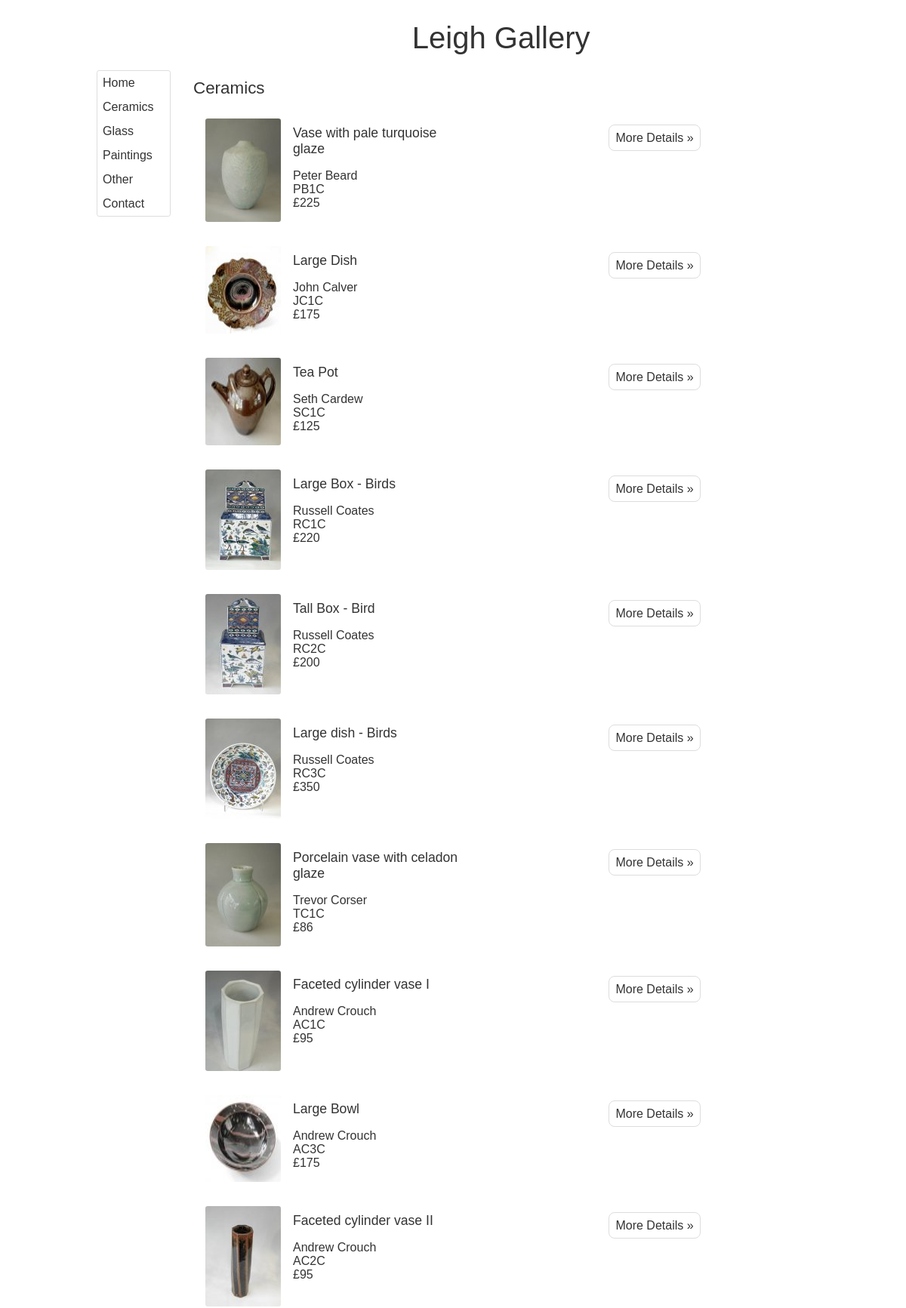
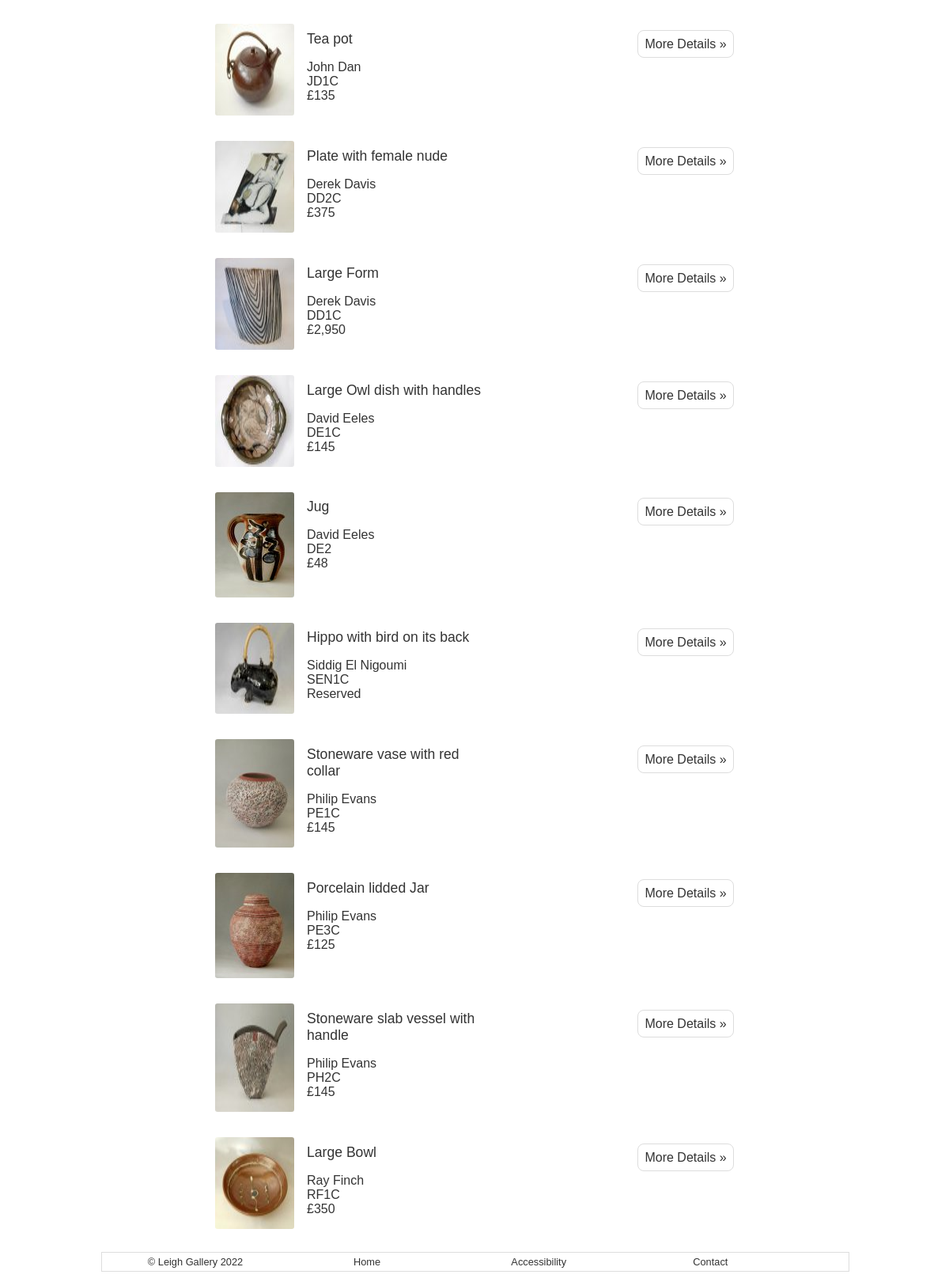
Page /art-gallery-hastings/ceramics/index.php on the committed database (2 pictures, top to bottom).
### tables this page shows
CREATE TABLE `product` (
  `product_id` int(5) NOT NULL,
  `product_name` varchar(255) NOT NULL DEFAULT '',
  `product_desc` longtext NOT NULL,
  `product_artist_no` int(5) NOT NULL DEFAULT '0',
  `product_price` varchar(50) NOT NULL DEFAULT '',
  `product_type_no` int(5) NOT NULL DEFAULT '0',
  `product_pic` varchar(50) NOT NULL DEFAULT '',
  `product_star` char(1) NOT NULL DEFAULT '',
  `product_ref` varchar(15) NOT NULL DEFAULT ''
);

CREATE TABLE `pic` (
  `pic_id` int(11) NOT NULL,
  `pic_product_no` int(11) NOT NULL,
  `pic_name` varchar(255) NOT NULL,
  `pic_x` int(5) NOT NULL,
  `pic_y` int(5) NOT NULL,
  `pic_star` int(1) NOT NULL DEFAULT '0',
  `pic_order` int(1) NOT NULL DEFAULT '0'
);

CREATE TABLE `artist_new` (
  `artist_id` int(5) NOT NULL,
  `artist_name` varchar(255) NOT NULL DEFAULT '',
  `artist_surname` varchar(255) NOT NULL,
  `artist_desc` longtext NOT NULL,
  `artist_home` int(1) NOT NULL DEFAULT '0'
);

### art-gallery-hastings/ceramics/index.php (called while the page is built, shortened)
<?php
include '../../includes/conn/conngrunt_front.php';
$strPageName = "Ceramics";
$intCategory = 8;
include '../../includes/php/content.php';

### includes/conn/conngrunt_front.php (called while the page is built, shortened)
<?php
isset($_REQUEST['limit']) ? $intLimit = (($_REQUEST['limit'])):$intLimit=20;
?>

### includes/php/content.php (the view, shortened to what this page needs)
<?php
if (!isset($intOffset)) {$intOffset = 0; }
$sqlProd = "SELECT (
				SELECT COUNT(product_id) AS countVar
				FROM product
				WHERE product_type_no = " . $intCategory . "
			) AS countVar,
			product_id, artist_surname, artist_name, artist_id, product_name, product_ref, product_price
			FROM artist_new
			INNER JOIN product ON artist_id = product_artist_no
			WHERE product_type_no = " . $intCategory . "
			ORDER BY artist_surname, artist_name
			LIMIT " . $intOffset . "," . $intLimit;
?>
<!DOCTYPE html>
<html lang="en">
<head>
	<link href="../../includes/css/jk-02.css" rel="stylesheet" type="text/css" />
</head>
<body>
<div class="container">
<?php
include('../../includes/php/top.php');
?>
			<main>
				<h1><?= $strPageName ?></h1>
<?php
	$sthProd = $pdo->query($sqlProd);
	while ( $productRow = $sthProd->fetch() )
	{
		$sqlPic = "SELECT pic_name
					FROM pic
					WHERE pic_product_no = ".$productRow['product_id']. "
					ORDER BY pic_id
					";
		$sthPic = $pdo->query($sqlPic);
		if($picRow = $sthPic->fetch()){
			$thumb = $picRow['pic_name'];
		}
		$pId = $productRow['product_id'];
		$aName = str_replace( ' ','&nbsp;',$productRow['artist_surname'] );
		$aFName = $productRow['artist_name'];
?>
		<a href="../detail/?id=<?= $pId ?>&amp;artist=<?= $aFName ?>_<?= $aName ?>" class="row">
			<div class="row product">
				<img src="../../img/products/<?= $pId ?>/thumb_<?= $thumb ?>" alt="" />
				<div class="details half">
					<div class="text-cont">
						<h2><?= $productRow['product_name'] ?></h2>
						<p><?= $productRow['artist_name'] ?> <?= $productRow['artist_surname'] ?><br />
						<?= $productRow['product_ref'] ?><br />
						<?= $productRow['product_price'] ?></p>
					</div>
				</div>
				<div class="link-cont half">
					<a class="btn" href="../detail/?id=<?= $productRow['product_id'] ?>&amp;artist=<?= $productRow['artist_name'] ?>_<?= $aName ?>">More Details &raquo;</a>
				</div>
			</div>
		</a>
<?php
	}
?>
</main>
</div>
<?php
include '../../includes/php/footer.php';
?>
</body>
</html>

### includes/php/top.php (shortened to what this page needs)
<div class="container">
	<header>
		<div id="sitename">Leigh Gallery</div>
		<div id="search">
		</div>
	</header>
	<div class="row">
		<nav>
			<ul>
				<li><a title="Leigh Gallery Art Gallery" accesskey="0" href="/">Home</a></li>
				<li><a title="Ceramics" accesskey="1" href="/art-gallery-hastings/ceramics/">Ceramics</a></li>
				<li><a title="Glass" accesskey="3" href="/art-gallery-hastings/glass/">Glass</a></li>
				<li><a title="Paintings"accesskey="4" href="/art-gallery-hastings/paintings/">Paintings</a></li>
				<li><a title="Other items" accesskey="2" href="/art-gallery-hastings/other/">Other</a></li>
				<li><a title="Contact Leigh Gallery" accesskey="7" href="/contact/">Contact</a></li>
			</ul>
		</nav>

### includes/php/footer.php (shortened to what this page needs)
	<footer>
		<ul>
			<li id="copy">&copy; Leigh Gallery <?= date('Y') ?></li>
			<li><a title="Leigh Gallery Art Gallery" href="/">Home</a></li>
			<li><a title="Accessibility info"  accesskey="8" href="/accessibility/">Accessibility</a></li>
			<li><a title="Contact Leigh Gallery" href="/contact/">Contact</a></li>
		</ul>
	</footer>
</div>

### includes/css/jk-02.css (style rules this page uses)
a { color: #333; text-decoration: none; width: 100% ; }
body { color: #333; font-family: Arial, Helvetica, sans-serif; }
h1 { font-size: 1.4em; }
h2 { font-size: 1.1em; }
h1,h2 { margin: 0.5em 0; }
h1,h2,strong { font-weight: normal; }
header { font-size:2.5em; padding:20px 20px 20px 0; display: flex; text-align: center; }
main { min-height:350px; width:86%; }
ul,li { margin: 0; padding: 0; list-style: none; }
nav { width: 6em; margin-right: 2em; }
nav ul, footer ul { width: 100%; background-color:hsla(206,78,98, 100%); border:1px solid #DDD; }
nav ul, footer ul, .btn, .day { background-color:hsla(206,78,98, 100%); border:1px solid #DDD; }
nav li a, footer li a { padding:7px; display:block; }
nav li { text-align:left; width:100%; }
nav ul,img { border-radius: 0.2em; }
#search { float: right; width: 200px; }
#sitename { width: 500px; margin-left: 8em }
.btn { border-radius: 0.5em; padding: 0.5em; text-decoration: none; vertical-align: middle; cursor: pointer; }
.container { min-width: 15em; max-width: 60em; margin: 0 auto; padding: 0 0.5em; }
.details { margin-left: 1em; width: 100px; }
.half { width: 43%; margin-right: 2%; }
.link-cont { margin-top: 1em; }
.product { padding: 1em; }
.row { display: flex; }
#copy { padding:0.5% 0 0 1%; }
footer li { width:23%; text-align:center; }
footer li a { display:block; padding:2% 1% 2% 1%; width:98%; }
footer ul { font-size: 80%; margin:1em 0 1em 0; display: flex; width: 100%; }

### rows in the picture
product: product_id.pic_name (picture), product_name "Vase with pale turquoise glaze", artist_new.artist_name "Peter", artist_new.artist_surname "Beard", product_ref "PB1C", product_price "£225"
product: product_id.pic_name (picture), product_name "Large Dish", artist_new.artist_name "John", artist_new.artist_surname "Calver", product_ref "JC1C", product_price "£175"
product: product_id.pic_name (picture), product_name "Tea Pot", artist_new.artist_name "Seth", artist_new.artist_surname "Cardew", product_ref "SC1C", product_price "£125"
product: product_id.pic_name (picture), product_name "Large Box - Birds", artist_new.artist_name "Russell", artist_new.artist_surname "Coates", product_ref "RC1C", product_price "£220"
product: product_id.pic_name (picture), product_name "Tall Box - Bird", artist_new.artist_name "Russell", artist_new.artist_surname "Coates", product_ref "RC2C", product_price "£200"
product: product_id.pic_name (picture), product_name "Large dish - Birds", artist_new.artist_name "Russell", artist_new.artist_surname "Coates", product_ref "RC3C", product_price "£350"
product: product_id.pic_name (picture), product_name "Porcelain vase with celadon glaze", artist_new.artist_name "Trevor", artist_new.artist_surname "Corser", product_ref "TC1C", product_price "£86"
product: product_id.pic_name (picture), product_name "Faceted cylinder vase I", artist_new.artist_name "Andrew", artist_new.artist_surname "Crouch", product_ref "AC1C", product_price "£95"
product: product_id.pic_name (picture), product_name "Large Bowl", artist_new.artist_name "Andrew", artist_new.artist_surname "Crouch", product_ref "AC3C", product_price "£175"
product: product_id.pic_name (picture), product_name "Faceted cylinder vase II", artist_new.artist_name "Andrew", artist_new.artist_surname "Crouch", product_ref "AC2C", product_price "£95"
product: product_id.pic_name (picture), product_name "Tea pot", artist_new.artist_name "John", artist_new.artist_surname "Dan", product_ref "JD1C", product_price "£135"
product: product_id.pic_name (picture), product_name "Plate with female nude", artist_new.artist_name "Derek", artist_new.artist_surname "Davis", product_ref "DD2C", product_price "£375"
product: product_id.pic_name (picture), product_name "Large Form", artist_new.artist_name "Derek", artist_new.artist_surname "Davis", product_ref "DD1C", product_price "£2,950"
product: product_id.pic_name (picture), product_name "Large Owl dish with handles", artist_new.artist_name "David", artist_new.artist_surname "Eeles", product_ref "DE1C", product_price "£145"
product: product_id.pic_name (picture), product_name "Jug", artist_new.artist_name "David", artist_new.artist_surname "Eeles", product_ref "DE2", product_price "£48"
product: product_id.pic_name (picture), product_name "Hippo with bird on its back", artist_new.artist_name "Siddig", artist_new.artist_surname "El Nigoumi", product_ref "SEN1C", product_price "Reserved"
product: product_id.pic_name (picture), product_name "Stoneware vase with red collar", artist_new.artist_name "Philip", artist_new.artist_surname "Evans", product_ref "PE1C", product_price "£145"
product: product_id.pic_name (picture), product_name "Porcelain lidded Jar", artist_new.artist_name "Philip", artist_new.artist_surname "Evans", product_ref "PE3C", product_price "£125"
product: product_id.pic_name (picture), product_name "Stoneware slab vessel with handle", artist_new.artist_name "Philip", artist_new.artist_surname "Evans", product_ref "PH2C", product_price "£145"
product: product_id.pic_name (picture), product_name "Large Bowl", artist_new.artist_name "Ray", artist_new.artist_surname "Finch", product_ref "RF1C", product_price "£350"

### other values in the picture
$strPageName "Ceramics"
